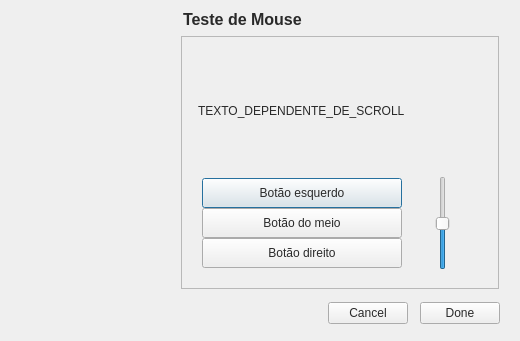
<?xml version="1.0" encoding="UTF-8"?>
<ui version="4.0">
 <class>WizardCompatMouse</class>
 <widget class="QWizard" name="WizardCompatMouse">
  <property name="windowModality">
   <enum>Qt::WindowModal</enum>
  </property>
  <property name="geometry">
   <rect>
    <x>0</x>
    <y>0</y>
    <width>520</width>
    <height>341</height>
   </rect>
  </property>
  <property name="windowTitle">
   <string>Mouse</string>
  </property>
  <property name="styleSheet">
   <string>color: rgb(41, 41, 41);</string>
  </property>
  <property name="modal">
   <bool>true</bool>
  </property>
  <property name="wizardStyle">
   <enum>QWizard::MacStyle</enum>
  </property>
  <property name="options">
   <set>QWizard::CancelButtonOnLeft|QWizard::NoBackButtonOnStartPage</set>
  </property>
  <widget class="QWizardPage" name="wizardPage1">
   <property name="title">
    <string>Teste de Mouse</string>
   </property>
   <layout class="QVBoxLayout" name="verticalLayout">
    <item>
     <spacer name="verticalSpacer">
      <property name="orientation">
       <enum>Qt::Vertical</enum>
      </property>
      <property name="sizeHint" stdset="0">
       <size>
        <width>20</width>
        <height>0</height>
       </size>
      </property>
     </spacer>
    </item>
    <item>
     <widget class="QLabel" name="descriptionLabel">
      <property name="text">
       <string>&lt;!DOCTYPE HTML PUBLIC &quot;-//W3C//DTD HTML 4.0//EN&quot; &quot;http://www.w3.org/TR/REC-html40/strict.dtd&quot;&gt;
&lt;html&gt;&lt;head&gt;&lt;meta name=&quot;qrichtext&quot; content=&quot;1&quot; /&gt;&lt;style type=&quot;text/css&quot;&gt;
p, li { white-space: pre-wrap; }
&lt;/style&gt;&lt;/head&gt;&lt;body style=&quot; font-family:'Sans Serif'; font-size:9pt; font-weight:400; font-style:normal;&quot;&gt;
&lt;p style=&quot; margin-top:0px; margin-bottom:0px; margin-left:0px; margin-right:0px; -qt-block-indent:0; text-indent:0px;&quot;&gt;TEXTO_DEPENDENTE_DE_SCROLL&lt;/p&gt;&lt;/body&gt;&lt;/html&gt;</string>
      </property>
      <property name="textFormat">
       <enum>Qt::RichText</enum>
      </property>
      <property name="scaledContents">
       <bool>true</bool>
      </property>
      <property name="alignment">
       <set>Qt::AlignJustify|Qt::AlignVCenter</set>
      </property>
      <property name="wordWrap">
       <bool>true</bool>
      </property>
     </widget>
    </item>
    <item>
     <spacer name="verticalSpacer_2">
      <property name="orientation">
       <enum>Qt::Vertical</enum>
      </property>
      <property name="sizeHint" stdset="0">
       <size>
        <width>20</width>
        <height>0</height>
       </size>
      </property>
     </spacer>
    </item>
    <item>
     <layout class="QHBoxLayout" name="horizontalLayout">
      <property name="spacing">
       <number>2</number>
      </property>
      <property name="margin">
       <number>2</number>
      </property>
      <item>
       <layout class="QVBoxLayout" name="verticalLayout_2">
        <property name="spacing">
         <number>0</number>
        </property>
        <property name="margin">
         <number>2</number>
        </property>
        <item>
         <widget class="QPushButton" name="leftPushButton">
          <property name="sizePolicy">
           <sizepolicy hsizetype="Minimum" vsizetype="Minimum">
            <horstretch>0</horstretch>
            <verstretch>0</verstretch>
           </sizepolicy>
          </property>
          <property name="minimumSize">
           <size>
            <width>200</width>
            <height>30</height>
           </size>
          </property>
          <property name="text">
           <string>Botão esquerdo</string>
          </property>
         </widget>
        </item>
        <item>
         <widget class="QPushButton" name="middlePushButton">
          <property name="sizePolicy">
           <sizepolicy hsizetype="Minimum" vsizetype="Minimum">
            <horstretch>0</horstretch>
            <verstretch>0</verstretch>
           </sizepolicy>
          </property>
          <property name="minimumSize">
           <size>
            <width>200</width>
            <height>30</height>
           </size>
          </property>
          <property name="text">
           <string>Botão do meio</string>
          </property>
         </widget>
        </item>
        <item>
         <widget class="QPushButton" name="rightPushButton">
          <property name="sizePolicy">
           <sizepolicy hsizetype="Minimum" vsizetype="Minimum">
            <horstretch>0</horstretch>
            <verstretch>0</verstretch>
           </sizepolicy>
          </property>
          <property name="minimumSize">
           <size>
            <width>200</width>
            <height>30</height>
           </size>
          </property>
          <property name="text">
           <string>Botão direito</string>
          </property>
         </widget>
        </item>
       </layout>
      </item>
      <item>
       <spacer name="horizontalSpacer">
        <property name="orientation">
         <enum>Qt::Horizontal</enum>
        </property>
        <property name="sizeHint" stdset="0">
         <size>
          <width>40</width>
          <height>20</height>
         </size>
        </property>
       </spacer>
      </item>
      <item>
       <widget class="QSlider" name="scrollVerticalSlider">
        <property name="maximum">
         <number>100</number>
        </property>
        <property name="singleStep">
         <number>10</number>
        </property>
        <property name="pageStep">
         <number>20</number>
        </property>
        <property name="sliderPosition">
         <number>50</number>
        </property>
        <property name="orientation">
         <enum>Qt::Vertical</enum>
        </property>
       </widget>
      </item>
      <item>
       <spacer name="horizontalSpacer_2">
        <property name="orientation">
         <enum>Qt::Horizontal</enum>
        </property>
        <property name="sizeHint" stdset="0">
         <size>
          <width>40</width>
          <height>20</height>
         </size>
        </property>
       </spacer>
      </item>
     </layout>
    </item>
   </layout>
  </widget>
 </widget>
 <resources/>
 <connections/>
</ui>
